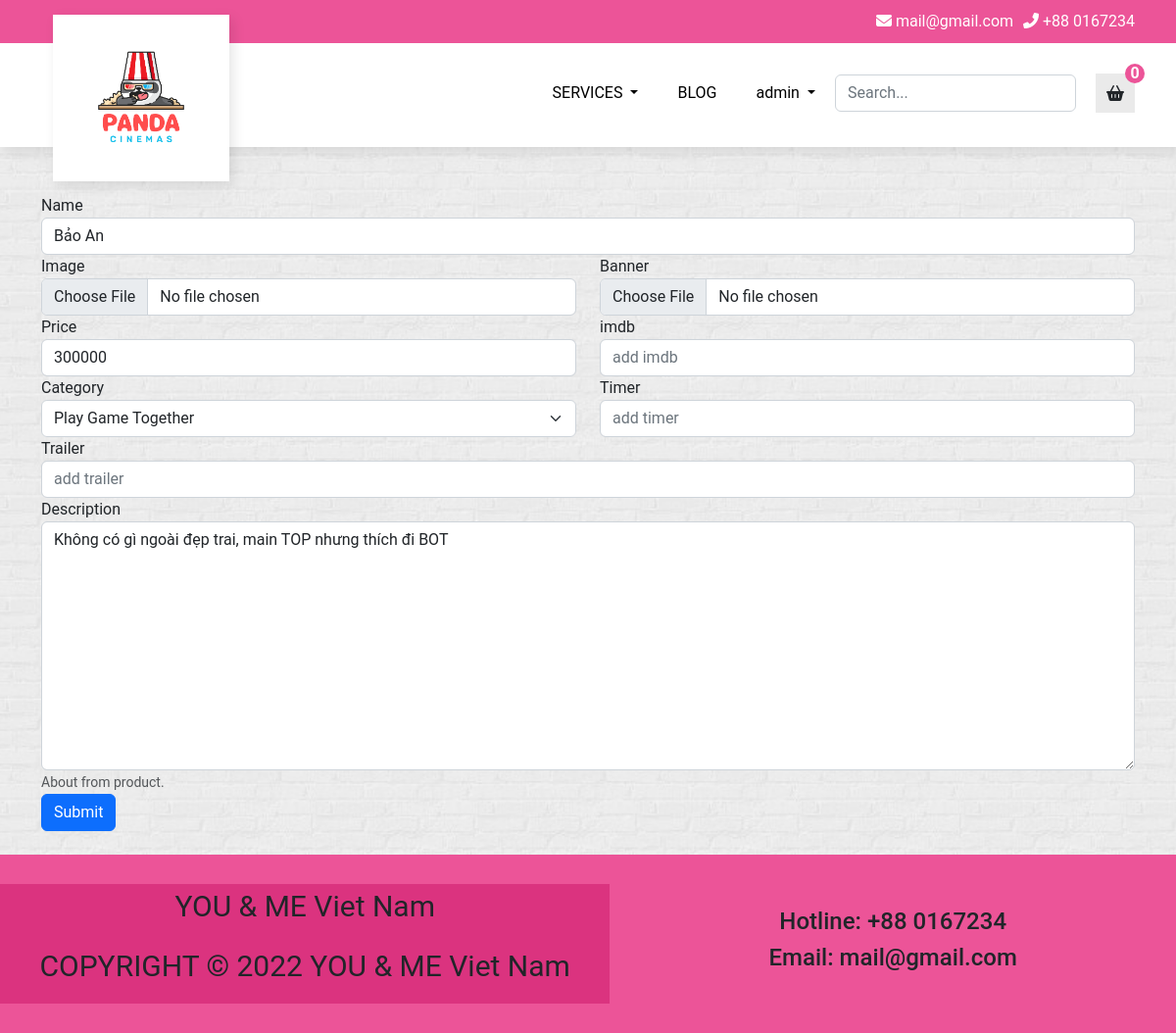
Page /edit_product.php?id=8 (signed in) on the committed database.
### tables this page shows
CREATE TABLE `product` (
  `id` int(11) NOT NULL,
  `name` varchar(50) NOT NULL,
  `dob` date NOT NULL,
  `gender` enum('male','female','other') NOT NULL,
  `phone_number` varchar(10) NOT NULL,
  `description` text NOT NULL,
  `price` int(11) NOT NULL,
  `images` varchar(255) NOT NULL,
  `category_id` int(11) NOT NULL,
  `stt` enum('available','rented') NOT NULL,
  `product_view` int(11) NOT NULL DEFAULT 0
);

CREATE TABLE `category` (
  `id` int(11) NOT NULL,
  `name` varchar(255) NOT NULL
);

### models/Model.php (called while the page is built, shortened)
<?php
class Model
{
    public static $connection = NULL;
    public function __construct()
    {
        if (!self::$connection) {
            self::$connection = new mysqli(DB_HOST, DB_USER, DB_PASS, DB_NAME);
            self::$connection->set_charset('utf8mb4');
        }
        return self::$connection;
    }
}

### data.php (called while the page is built, shortened)
<?php
$productModel = new ProductModel();
$categoryModel = new CatGoryModel();
$categories = $categoryModel->getAllCatgory();

### models/ProductModel.php (called while the page is built, shortened)
<?php
class ProductModel extends Model
{
    public function getProductByID($id)
    {
        $sql = parent::$connection->prepare("SELECT * FROM product WHERE id = ?");
        $sql->bind_param("s", $id);
        $sql->execute();
        $items = $sql->get_result()->fetch_all(MYSQLI_ASSOC);
        return $items[0];
    }
}

### models/CatgoryModel.php (called while the page is built, shortened)
<?php
class CatgoryModel extends Model
{
    public function getAllCatgory()
    {
        $sql = parent::$connection->prepare('SELECT * FROM `category`');
        $sql->execute();
        $items = $sql->get_result()->fetch_all(MYSQLI_ASSOC);
        return $items;
    }
}

### edit_product.php (the view, shortened to what this page needs)
<?php
include "data.php";
$id = $_GET['id'];
?>
<!DOCTYPE html>
<html lang="en">
<head>
    <link rel="stylesheet" href="./public/css/bootstrap.min.css">
    <link rel="stylesheet" href="./public/css/all.min.css">
    <link rel="stylesheet" href="./public/css/style.css">
</head>
<body>
    <?php
    include 'header.php';
    $product = $productModel->getProductByID($id);
    ?>
    <div class="container">
        <form class="mt-5" action="" method="POST" enctype="multipart/form-data">
            <div class="form-group">
                <label for="name">Name</label>
                <input type="text" class="form-control" id="name" name="name" placeholder="Enter movie's name" value="<?php echo $product['name'] ?>">
            </div>
            <div class="row">
                <div class="form-group col-6">
                    <label for="image">Image</label>
                    <input type="file" class="form-control" id="image" name="image" accept="image/png, image/gif, image/jpeg, image/webp">
                </div>
                <div class="form-group col-6">
                    <label for="banner">Banner</label>
                    <input type="file" class="form-control" id="banner" name="banner" accept="image/png, image/gif, image/jpeg, image/webp">
                </div>
            </div>
            <div class="row">
                <div class="form-group col-6">
                    <label for="price">Price</label>
                    <input type="number" class="form-control" id="price" name="price" placeholder="add price" value="<?php echo $product['price'] ?>">
                </div>
                <div class="form-group col-6">
                    <label for="imdb">imdb</label>
                    <input type="number" class="form-control" id="imdb" name="imdb" placeholder="add imdb" min="1" max="10" step="0.1" value="<?php echo $product['imdb'] ?>" oninput=(checkMinMax(this))>
                </div>
            </div>
            <div class="row">
                <div class="input-radio col-6">
                    <label for="category">Category</label>
                    <select id="category" name="category_id" class="form-select">
                        <?php
                        foreach ($categories as $category) { ?>
                            <option value=<?php echo  $category['id'] ?> <?php if ($category['id'] == $product['category_id']) echo 'selected' ?>><?php echo $category['name'] ?></option>
                        <?php
                        }
                        ?>
                    </select>
                </div>
                <div class="form-group col-6">
                    <label for="timer">Timer</label>
                    <input type="number" class="form-control" id="timer" name="timer" placeholder="add timer" value="<?php echo $product['timer'] ?>">
                </div>
            </div>
            <div class="form-group">
                <label for="trailer">Trailer</label>
                <input type="text" class="form-control" id="trailer" name="trailer" placeholder="add trailer" value="<?php echo $product['trailer'] ?>">
            </div>
            <div class="form-group">
                <label for="description">Description</label>
                <textarea class="form-control" name="description" id="description" cols="30" rows="10"><?php echo $product['description'] ?></textarea>
                <small id="emailHelp" class="form-text text-muted">About from product.</small>
            </div>
            <button type="submit" class="btn btn-primary">Submit</button>
        </form>
    </div>
    <?php include 'footer.php' ?>
</body>
</html>

### public/css/style.css (style rules this page uses)
body { min-height: 100vh; display: flex; flex-direction: column; font-family: "Roboto", sans-serif; background: url(../images/pattern-1-1.jpeg) center center fixed; background-repeat: repeat-y; -webkit-background-size: cover; -moz-background-size: cover; -o-background-size: cover; background-size: cover; }

### rows in the picture
product: name "Bảo An", price "300000", category_id "Play Game Together", description "Không có gì ngoài đẹp trai, main TOP nhưng thích đi BOT"

### other values in the picture
substr($_SESSION['user']['name'], 0, 20) "admin"
